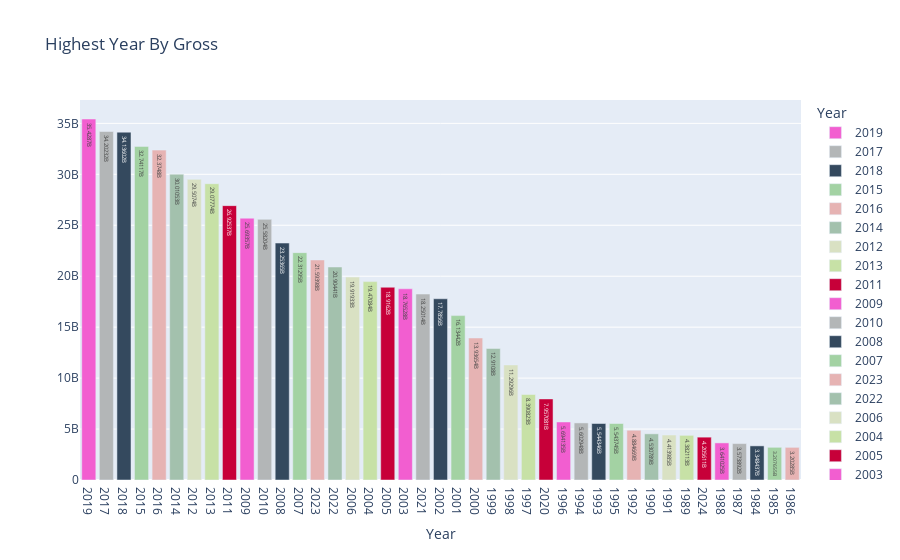

The cell this chart's notebook holds for it:
### Code cell
iplot(px.bar(df_year, text_auto=True, color=df_year.index, color_discrete_sequence=colors, labels=dict(index='count names', value=' '), title='Highest Year By Gross'))

### Figure 1 — Plotly figure (JSON) as saved in the notebook; plotly's stock layout.template omitted (floating-point values rounded to 4 significant figures)
{"data": [{"alignmentgroup": "True", "hovertemplate": "Year=%{x}<br> =%{y}<extra></extra>", "legendgroup": "2019", "marker": {"color": "#F25ED0", "pattern": {"shape": ""}}, "name": "2019", "offsetgroup": "2019", "orientation": "v", "showlegend": true, "textposition": "auto", "texttemplate": "%{y}", "type": "bar", "x": ["2019"], "xaxis": "x", "y": [35428696113], "yaxis": "y"}, {"alignmentgroup": "True", "hovertemplate": "Year=%{x}<br> =%{y}<extra></extra>", "legendgroup": "2017", "marker": {"color": "#B3B6B7", "pattern": {"shape": ""}}, "name": "2017", "offsetgroup": "2017", "orientation": "v", "showlegend": true, "textposition": "auto", "texttemplate": "%{y}", "type": "bar", "x": ["2017"], "xaxis": "x", "y": [34202321606], "yaxis": "y"}, {"alignmentgroup": "True", "hovertemplate": "Year=%{x}<br> =%{y}<extra></extra>", "legendgroup": "2018", "marker": {"color": "#34495E", "pattern": {"shape": ""}}, "name": "2018", "offsetgroup": "2018", "orientation": "v", "showlegend": true, "textposition": "auto", "texttemplate": "%{y}", "type": "bar", "x": ["2018"], "xaxis": "x", "y": [34136015106], "yaxis": "y"}, {"alignmentgroup": "True", "hovertemplate": "Year=%{x}<br> =%{y}<extra></extra>", "legendgroup": "2015", "marker": {"color": "#A3D2A3", "pattern": {"shape": ""}}, "name": "2015", "offsetgroup": "2015", "orientation": "v", "showlegend": true, "textposition": "auto", "texttemplate": "%{y}", "type": "bar", "x": ["2015"], "xaxis": "x", "y": [32741170056], "yaxis": "y"}, {"alignmentgroup": "True", "hovertemplate": "Year=%{x}<br> =%{y}<extra></extra>", "legendgroup": "2016", "marker": {"color": "#E6B3B3", "pattern": {"shape": ""}}, "name": "2016", "offsetgroup": "2016", "orientation": "v", "showlegend": true, "textposition": "auto", "texttemplate": "%{y}", "type": "bar", "x": ["2016"], "xaxis": "x", "y": [32374797441], "yaxis": "y"}, {"alignmentgroup": "True", "hovertemplate": "Year=%{x}<br> =%{y}<extra></extra>", "legendgroup": "2014", "marker": {"color": "#A3C1AD", "pattern": {"shape": ""}}, "name": "2014", "offsetgroup": "2014", "orientation": "v", "showlegend": true, "textposition": "auto", "texttemplate": "%{y}", "type": "bar", "x": ["2014"], "xaxis": "x", "y": [30010529897], "yaxis": "y"}, {"alignmentgroup": "True", "hovertemplate": "Year=%{x}<br> =%{y}<extra></extra>", "legendgroup": "2012", "marker": {"color": "#D9E1C3", "pattern": {"shape": ""}}, "name": "2012", "offsetgroup": "2012", "orientation": "v", "showlegend": true, "textposition": "auto", "texttemplate": "%{y}", "type": "bar", "x": ["2012"], "xaxis": "x", "y": [29507395869], "yaxis": "y"}, {"alignmentgroup": "True", "hovertemplate": "Year=%{x}<br> =%{y}<extra></extra>", "legendgroup": "2013", "marker": {"color": "#C7E1A6", "pattern": {"shape": ""}}, "name": "2013", "offsetgroup": "2013", "orientation": "v", "showlegend": true, "textposition": "auto", "texttemplate": "%{y}", "type": "bar", "x": ["2013"], "xaxis": "x", "y": [29077739535], "yaxis": "y"}, {"alignmentgroup": "True", "hovertemplate": "Year=%{x}<br> =%{y}<extra></extra>", "legendgroup": "2011", "marker": {"color": "#C70039", "pattern": {"shape": ""}}, "name": "2011", "offsetgroup": "2011", "orientation": "v", "showlegend": true, "textposition": "auto", "texttemplate": "%{y}", "type": "bar", "x": ["2011"], "xaxis": "x", "y": [26925366220], "yaxis": "y"}, {"alignmentgroup": "True", "hovertemplate": "Year=%{x}<br> =%{y}<extra></extra>", "legendgroup": "2009", "marker": {"color": "#F25ED0", "pattern": {"shape": ""}}, "name": "2009", "offsetgroup": "2009", "orientation": "v", "showlegend": true, "textposition": "auto", "texttemplate": "%{y}", "type": "bar", "x": ["2009"], "xaxis": "x", "y": [25693569534], "yaxis": "y"}, {"alignmentgroup": "True", "hovertemplate": "Year=%{x}<br> =%{y}<extra></extra>", "legendgroup": "2010", "marker": {"color": "#B3B6B7", "pattern": {"shape": ""}}, "name": "2010", "offsetgroup": "2010", "orientation": "v", "showlegend": true, "textposition": "auto", "texttemplate": "%{y}", "type": "bar", "x": ["2010"], "xaxis": "x", "y": [25582042358], "yaxis": "y"}, {"alignmentgroup": "True", "hovertemplate": "Year=%{x}<br> =%{y}<extra></extra>", "legendgroup": "2008", "marker": {"color": "#34495E", "pattern": {"shape": ""}}, "name": "2008", "offsetgroup": "2008", "orientation": "v", "showlegend": true, "textposition": "auto", "texttemplate": "%{y}", "type": "bar", "x": ["2008"], "xaxis": "x", "y": [23253651146], "yaxis": "y"}, {"alignmentgroup": "True", "hovertemplate": "Year=%{x}<br> =%{y}<extra></extra>", "legendgroup": "2007", "marker": {"color": "#A3D2A3", "pattern": {"shape": ""}}, "name": "2007", "offsetgroup": "2007", "orientation": "v", "showlegend": true, "textposition": "auto", "texttemplate": "%{y}", "type": "bar", "x": ["2007"], "xaxis": "x", "y": [22312947586], "yaxis": "y"}, {"alignmentgroup": "True", "hovertemplate": "Year=%{x}<br> =%{y}<extra></extra>", "legendgroup": "2023", "marker": {"color": "#E6B3B3", "pattern": {"shape": ""}}, "name": "2023", "offsetgroup": "2023", "orientation": "v", "showlegend": true, "textposition": "auto", "texttemplate": "%{y}", "type": "bar", "x": ["2023"], "xaxis": "x", "y": [21593975099], "yaxis": "y"}, {"alignmentgroup": "True", "hovertemplate": "Year=%{x}<br> =%{y}<extra></extra>", "legendgroup": "2022", "marker": {"color": "#A3C1AD", "pattern": {"shape": ""}}, "name": "2022", "offsetgroup": "2022", "orientation": "v", "showlegend": true, "textposition": "auto", "texttemplate": "%{y}", "type": "bar", "x": ["2022"], "xaxis": "x", "y": [20904408545], "yaxis": "y"}, {"alignmentgroup": "True", "hovertemplate": "Year=%{x}<br> =%{y}<extra></extra>", "legendgroup": "2006", "marker": {"color": "#D9E1C3", "pattern": {"shape": ""}}, "name": "2006", "offsetgroup": "2006", "orientation": "v", "showlegend": true, "textposition": "auto", "texttemplate": "%{y}", "type": "bar", "x": ["2006"], "xaxis": "x", "y": [19919327896], "yaxis": "y"}, {"alignmentgroup": "True", "hovertemplate": "Year=%{x}<br> =%{y}<extra></extra>", "legendgroup": "2004", "marker": {"color": "#C7E1A6", "pattern": {"shape": ""}}, "name": "2004", "offsetgroup": "2004", "orientation": "v", "showlegend": true, "textposition": "auto", "texttemplate": "%{y}", "type": "bar", "x": ["2004"], "xaxis": "x", "y": [19470839816], "yaxis": "y"}, {"alignmentgroup": "True", "hovertemplate": "Year=%{x}<br> =%{y}<extra></extra>", "legendgroup": "2005", "marker": {"color": "#C70039", "pattern": {"shape": ""}}, "name": "2005", "offsetgroup": "2005", "orientation": "v", "showlegend": true, "textposition": "auto", "texttemplate": "%{y}", "type": "bar", "x": ["2005"], "xaxis": "x", "y": [18916200258], "yaxis": "y"}, {"alignmentgroup": "True", "hovertemplate": "Year=%{x}<br> =%{y}<extra></extra>", "legendgroup": "2003", "marker": {"color": "#F25ED0", "pattern": {"shape": ""}}, "name": "2003", "offsetgroup": "2003", "orientation": "v", "showlegend": true, "textposition": "auto", "texttemplate": "%{y}", "type": "bar", "x": ["2003"], "xaxis": "x", "y": [18765284629], "yaxis": "y"}, {"alignmentgroup": "True", "hovertemplate": "Year=%{x}<br> =%{y}<extra></extra>", "legendgroup": "2021", "marker": {"color": "#B3B6B7", "pattern": {"shape": ""}}, "name": "2021", "offsetgroup": "2021", "orientation": "v", "showlegend": true, "textposition": "auto", "texttemplate": "%{y}", "type": "bar", "x": ["2021"], "xaxis": "x", "y": [18250143692], "yaxis": "y"}, {"alignmentgroup": "True", "hovertemplate": "Year=%{x}<br> =%{y}<extra></extra>", "legendgroup": "2002", "marker": {"color": "#34495E", "pattern": {"shape": ""}}, "name": "2002", "offsetgroup": "2002", "orientation": "v", "showlegend": true, "textposition": "auto", "texttemplate": "%{y}", "type": "bar", "x": ["2002"], "xaxis": "x", "y": [17785601452], "yaxis": "y"}, {"alignmentgroup": "True", "hovertemplate": "Year=%{x}<br> =%{y}<extra></extra>", "legendgroup": "2001", "marker": {"color": "#A3D2A3", "pattern": {"shape": ""}}, "name": "2001", "offsetgroup": "2001", "orientation": "v", "showlegend": true, "textposition": "auto", "texttemplate": "%{y}", "type": "bar", "x": ["2001"], "xaxis": "x", "y": [16134416061], "yaxis": "y"}, {"alignmentgroup": "True", "hovertemplate": "Year=%{x}<br> =%{y}<extra></extra>", "legendgroup": "2000", "marker": {"color": "#E6B3B3", "pattern": {"shape": ""}}, "name": "2000", "offsetgroup": "2000", "orientation": "v", "showlegend": true, "textposition": "auto", "texttemplate": "%{y}", "type": "bar", "x": ["2000"], "xaxis": "x", "y": [13936536887], "yaxis": "y"}, {"alignmentgroup": "True", "hovertemplate": "Year=%{x}<br> =%{y}<extra></extra>", "legendgroup": "1999", "marker": {"color": "#A3C1AD", "pattern": {"shape": ""}}, "name": "1999", "offsetgroup": "1999", "orientation": "v", "showlegend": true, "textposition": "auto", "texttemplate": "%{y}", "type": "bar", "x": ["1999"], "xaxis": "x", "y": [12910802514], "yaxis": "y"}, {"alignmentgroup": "True", "hovertemplate": "Year=%{x}<br> =%{y}<extra></extra>", "legendgroup": "1998", "marker": {"color": "#D9E1C3", "pattern": {"shape": ""}}, "name": "1998", "offsetgroup": "1998", "orientation": "v", "showlegend": true, "textposition": "auto", "texttemplate": "%{y}", "type": "bar", "x": ["1998"], "xaxis": "x", "y": [11292957951], "yaxis": "y"}, {"alignmentgroup": "True", "hovertemplate": "Year=%{x}<br> =%{y}<extra></extra>", "legendgroup": "1997", "marker": {"color": "#C7E1A6", "pattern": {"shape": ""}}, "name": "1997", "offsetgroup": "1997", "orientation": "v", "showlegend": true, "textposition": "auto", "texttemplate": "%{y}", "type": "bar", "x": ["1997"], "xaxis": "x", "y": [8390823023], "yaxis": "y"}, {"alignmentgroup": "True", "hovertemplate": "Year=%{x}<br> =%{y}<extra></extra>", "legendgroup": "2020", "marker": {"color": "#C70039", "pattern": {"shape": ""}}, "name": "2020", "offsetgroup": "2020", "orientation": "v", "showlegend": true, "textposition": "auto", "texttemplate": "%{y}", "type": "bar", "x": ["2020"], "xaxis": "x", "y": [7957081357], "yaxis": "y"}, {"alignmentgroup": "True", "hovertemplate": "Year=%{x}<br> =%{y}<extra></extra>", "legendgroup": "1996", "marker": {"color": "#F25ED0", "pattern": {"shape": ""}}, "name": "1996", "offsetgroup": "1996", "orientation": "v", "showlegend": true, "textposition": "auto", "texttemplate": "%{y}", "type": "bar", "x": ["1996"], "xaxis": "x", "y": [5694135103], "yaxis": "y"}, {"alignmentgroup": "True", "hovertemplate": "Year=%{x}<br> =%{y}<extra></extra>", "legendgroup": "1994", "marker": {"color": "#B3B6B7", "pattern": {"shape": ""}}, "name": "1994", "offsetgroup": "1994", "orientation": "v", "showlegend": true, "textposition": "auto", "texttemplate": "%{y}", "type": "bar", "x": ["1994"], "xaxis": "x", "y": [5602948129], "yaxis": "y"}, {"alignmentgroup": "True", "hovertemplate": "Year=%{x}<br> =%{y}<extra></extra>", "legendgroup": "1993", "marker": {"color": "#34495E", "pattern": {"shape": ""}}, "name": "1993", "offsetgroup": "1993", "orientation": "v", "showlegend": true, "textposition": "auto", "texttemplate": "%{y}", "type": "bar", "x": ["1993"], "xaxis": "x", "y": [5544345937], "yaxis": "y"}, {"alignmentgroup": "True", "hovertemplate": "Year=%{x}<br> =%{y}<extra></extra>", "legendgroup": "1995", "marker": {"color": "#A3D2A3", "pattern": {"shape": ""}}, "name": "1995", "offsetgroup": "1995", "orientation": "v", "showlegend": true, "textposition": "auto", "texttemplate": "%{y}", "type": "bar", "x": ["1995"], "xaxis": "x", "y": [5543744552], "yaxis": "y"}, {"alignmentgroup": "True", "hovertemplate": "Year=%{x}<br> =%{y}<extra></extra>", "legendgroup": "1992", "marker": {"color": "#E6B3B3", "pattern": {"shape": ""}}, "name": "1992", "offsetgroup": "1992", "orientation": "v", "showlegend": true, "textposition": "auto", "texttemplate": "%{y}", "type": "bar", "x": ["1992"], "xaxis": "x", "y": [4884669184], "yaxis": "y"}, {"alignmentgroup": "True", "hovertemplate": "Year=%{x}<br> =%{y}<extra></extra>", "legendgroup": "1990", "marker": {"color": "#A3C1AD", "pattern": {"shape": ""}}, "name": "1990", "offsetgroup": "1990", "orientation": "v", "showlegend": true, "textposition": "auto", "texttemplate": "%{y}", "type": "bar", "x": ["1990"], "xaxis": "x", "y": [4530789302], "yaxis": "y"}, {"alignmentgroup": "True", "hovertemplate": "Year=%{x}<br> =%{y}<extra></extra>", "legendgroup": "1991", "marker": {"color": "#D9E1C3", "pattern": {"shape": ""}}, "name": "1991", "offsetgroup": "1991", "orientation": "v", "showlegend": true, "textposition": "auto", "texttemplate": "%{y}", "type": "bar", "x": ["1991"], "xaxis": "x", "y": [4413984882], "yaxis": "y"}, {"alignmentgroup": "True", "hovertemplate": "Year=%{x}<br> =%{y}<extra></extra>", "legendgroup": "1989", "marker": {"color": "#C7E1A6", "pattern": {"shape": ""}}, "name": "1989", "offsetgroup": "1989", "orientation": "v", "showlegend": true, "textposition": "auto", "texttemplate": "%{y}", "type": "bar", "x": ["1989"], "xaxis": "x", "y": [4382112788], "yaxis": "y"}, {"alignmentgroup": "True", "hovertemplate": "Year=%{x}<br> =%{y}<extra></extra>", "legendgroup": "2024", "marker": {"color": "#C70039", "pattern": {"shape": ""}}, "name": "2024", "offsetgroup": "2024", "orientation": "v", "showlegend": true, "textposition": "auto", "texttemplate": "%{y}", "type": "bar", "x": ["2024"], "xaxis": "x", "y": [4205611085], "yaxis": "y"}, {"alignmentgroup": "True", "hovertemplate": "Year=%{x}<br> =%{y}<extra></extra>", "legendgroup": "1988", "marker": {"color": "#F25ED0", "pattern": {"shape": ""}}, "name": "1988", "offsetgroup": "1988", "orientation": "v", "showlegend": true, "textposition": "auto", "texttemplate": "%{y}", "type": "bar", "x": ["1988"], "xaxis": "x", "y": [3641024553], "yaxis": "y"}, {"alignmentgroup": "True", "hovertemplate": "Year=%{x}<br> =%{y}<extra></extra>", "legendgroup": "1987", "marker": {"color": "#B3B6B7", "pattern": {"shape": ""}}, "name": "1987", "offsetgroup": "1987", "orientation": "v", "showlegend": true, "textposition": "auto", "texttemplate": "%{y}", "type": "bar", "x": ["1987"], "xaxis": "x", "y": [3573892025], "yaxis": "y"}, {"alignmentgroup": "True", "hovertemplate": "Year=%{x}<br> =%{y}<extra></extra>", "legendgroup": "1984", "marker": {"color": "#34495E", "pattern": {"shape": ""}}, "name": "1984", "offsetgroup": "1984", "orientation": "v", "showlegend": true, "textposition": "auto", "texttemplate": "%{y}", "type": "bar", "x": ["1984"], "xaxis": "x", "y": [3348437253], "yaxis": "y"}, {"alignmentgroup": "True", "hovertemplate": "Year=%{x}<br> =%{y}<extra></extra>", "legendgroup": "1985", "marker": {"color": "#A3D2A3", "pattern": {"shape": ""}}, "name": "1985", "offsetgroup": "1985", "orientation": "v", "showlegend": true, "textposition": "auto", "texttemplate": "%{y}", "type": "bar", "x": ["1985"], "xaxis": "x", "y": [3207654754], "yaxis": "y"}, {"alignmentgroup": "True", "hovertemplate": "Year=%{x}<br> =%{y}<extra></extra>", "legendgroup": "1986", "marker": {"color": "#E6B3B3", "pattern": {"shape": ""}}, "name": "1986", "offsetgroup": "1986", "orientation": "v", "showlegend": true, "textposition": "auto", "texttemplate": "%{y}", "type": "bar", "x": ["1986"], "xaxis": "x", "y": [3202850115], "yaxis": "y"}], "layout": {"autosize": true, "barmode": "relative", "legend": {"title": {"text": "Year"}, "tracegroupgap": 0}, "title": {"text": "Highest Year By Gross"}, "xaxis": {"anchor": "y", "autorange": true, "categoryarray": ["2019", "2017", "2018", "2015", "2016", "2014", "2012", "2013", "2011", "2009", "2010", "2008", "2007", "2023", "2022", "2006", "2004", "2005", "2003", "2021", "2002", "2001", "2000", "1999", "1998", "1997", "2020", "1996", "1994", "1993", "1995", "1992", "1990", "1991", "1989", "2024", "1988", "1987", "1984", "1985", "1986"], "categoryorder": "array", "domain": [0, 1], "range": [-0.5, 40.5], "title": {"text": "Year"}, "type": "category"}, "yaxis": {"anchor": "x", "autorange": true, "domain": [0, 1], "range": [0, 37290000000.0], "title": {"text": " "}, "type": "linear"}}}
